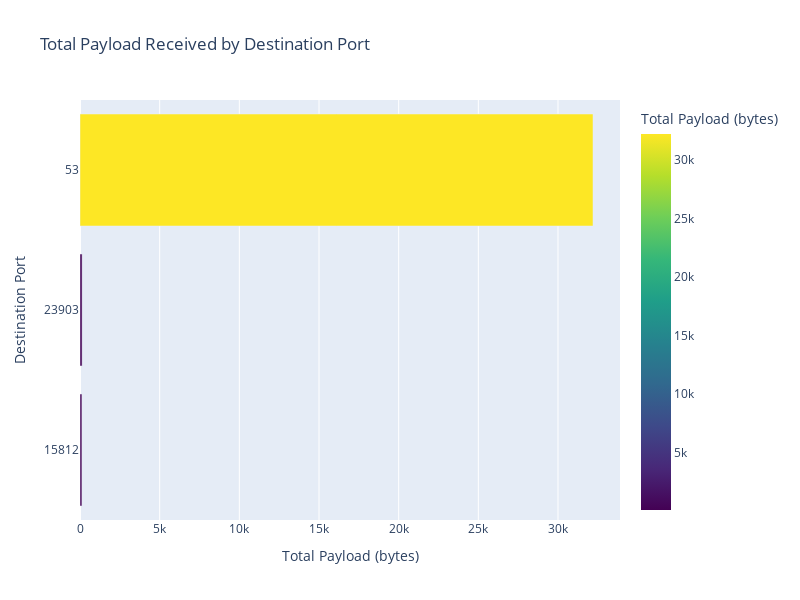

Notebook code for this chart:
### Markdown cell above
Destination Port vs Total Payload

### Code cell
dst_port_payload = packet_data.groupby('dst_port')['payload_length'].sum().reset_index()
dst_port_payload = dst_port_payload.sort_values('payload_length', ascending=True)
dst_port_payload['dst_port'] = dst_port_payload['dst_port'].astype(str)  # Convert ports to strings for better display

fig_d = px.bar(
    dst_port_payload, 
    x='payload_length', 
    y='dst_port', 
    orientation='h',
    title='Total Payload Received by Destination Port',
    labels={'payload_length': 'Total Payload (bytes)', 'dst_port': 'Destination Port'},
    color='payload_length',
    color_continuous_scale='Viridis'
)
fig_d.update_layout(height=600, width=800)
fig_d.show()

### Figure 1 — Plotly figure (JSON) as saved in the notebook; plotly's stock layout.template omitted (floating-point values rounded to 4 significant figures)
{"data": [{"hovertemplate": "Total Payload (bytes)=%{marker.color}<br>Destination Port=%{y}<extra></extra>", "legendgroup": "", "marker": {"color": [119, 131, 32197], "coloraxis": "coloraxis", "pattern": {"shape": ""}}, "name": "", "orientation": "h", "showlegend": false, "textposition": "auto", "type": "bar", "x": [119, 131, 32197], "xaxis": "x", "y": ["15812", "23903", "53"], "yaxis": "y"}], "layout": {"barmode": "relative", "coloraxis": {"colorbar": {"title": {"text": "Total Payload (bytes)"}}, "colorscale": [[0, "#440154"], [0.1111, "#482878"], [0.2222, "#3e4989"], [0.3333, "#31688e"], [0.4444, "#26828e"], [0.5556, "#1f9e89"], [0.6667, "#35b779"], [0.7778, "#6ece58"], [0.8889, "#b5de2b"], [1, "#fde725"]]}, "height": 600, "legend": {"tracegroupgap": 0}, "title": {"text": "Total Payload Received by Destination Port"}, "width": 800, "xaxis": {"anchor": "y", "domain": [0, 1], "title": {"text": "Total Payload (bytes)"}}, "yaxis": {"anchor": "x", "domain": [0, 1], "title": {"text": "Destination Port"}}}}
